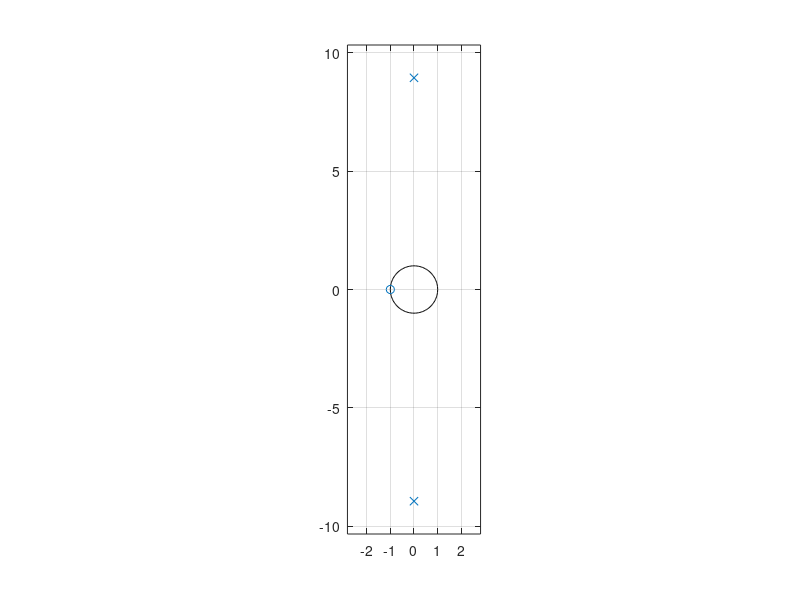

Recreate this plot in MATLAB.
num=[1 1];  
denum=[1  3  80];  
[z p k]=tf2zp(num,denum)  
zplane(z,p);  



num=[1 1];  
denum=[1  -3  80];  
[z p k]=tf2zp(num,denum)  
zplane(z,p);  
 

num=[1 1];  
denum=[1  0  80];  
[z p k]=tf2zp(num,denum)  
zplane(z,p);  
